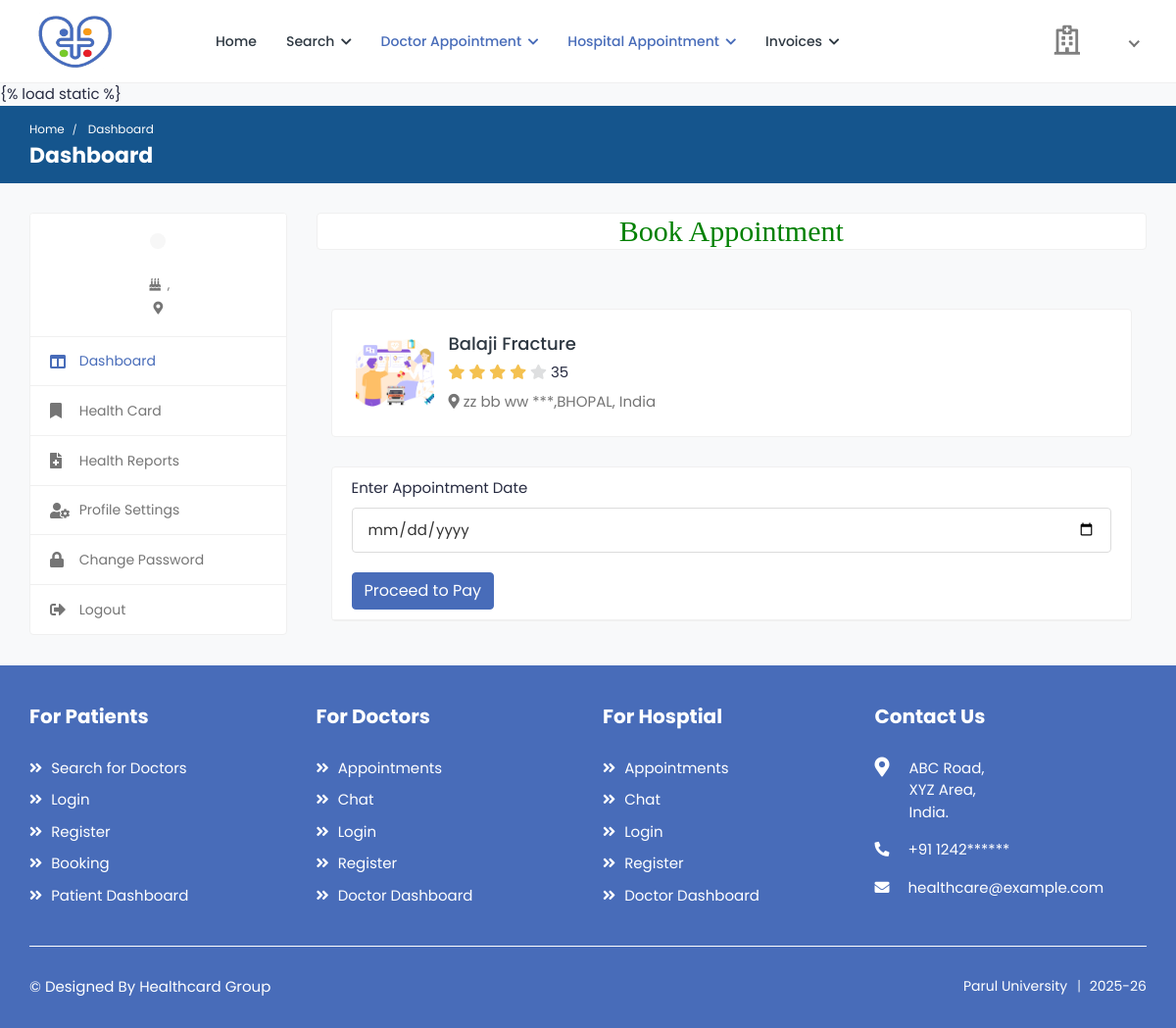
The app's page /hospital_appointment1 with its own data.
### health/models.py (models this page shows, shortened)
class Hospital(models.Model):
    status = models.CharField(max_length=100,null=True)
    user = models.ForeignKey(User, on_delete=models.CASCADE, null=True)
    mobile = models.CharField(max_length=10, null=True)
    name = models.CharField(max_length=100, null=True)
    nom_doctor = models.CharField(max_length=100, null=True)
    nom_beds = models.CharField(max_length=100, null=True)
    foundation_date = models.DateField(null=True)
    timing = models.CharField(max_length=100, null=True)
    owner_name = models.CharField(max_length=100, null=True)
    days_time = models.CharField(max_length=100, null=True)
    address = models.CharField(max_length=100, null=True)
    biography = models.TextField(null=True)
    image = models.FileField(null=True)

### health/views.py (the view)
# urls.py: path('hospital_appointment<int:pid>', hospital_appointment,name="hospital_appointment"),
def hospital_appointment(request,pid):
    hospital=Hospital.objects.get(id=pid)
    if request.method == "POST":
        a = request.POST['a_date']
        app=Hospital_Appointment.objects.create(hospital=hospital,patient=Patient.objects.get(user=request.user),a_date=a,status="pending",p_status="pending")
        messages.success(request,"Appointment Request Sent Successfully")
        return redirect("hospital_payment",app.id)
    d={'hospital':hospital}
    return render(request,'patient/hospital_appointment.html',d)

### health/templates/patient/hospital_appointment.html (shortened to what this page needs)
{% extends 'patient/sidebar.html' %}
{% load static %}
{% block b %}
<h2 style="font-family:roman;color:green" align="center" class="card">Book Appointment</h2>
<div class="content">
				<div class="container">
					<div class="row">
						<div class="col-12">
							<div class="card">
								<div class="card-body">
									<div class="booking-doc-info">
										<a href="doctor-profile.html" class="booking-doc-img">
											<img src="{{hospital.image.url}}" alt="User Image">
										</a>
										<div class="booking-info">
											<h4><a href="doctor-profile.html"> {{hospital.name}}</a></h4>
											<div class="rating">
												<i class="fas fa-star filled"></i>
												<i class="fas fa-star filled"></i>
												<i class="fas fa-star filled"></i>
												<i class="fas fa-star filled"></i>
												<i class="fas fa-star"></i>
												<span class="d-inline-block average-rating">35</span>
											</div>
											<p class="text-muted mb-0"><i class="fas fa-map-marker-alt"></i> {{hospital.address}}, India</p>
										</div>
									</div>
								</div>
							</div>
							<div class="card booking-schedule schedule-widget">
								<div class="schedule-header">
									<div class="row">
										<div class="col-md-12">
											<form action="" method="post">
												<div class="form-group">
													<label>Enter Appointment Date</label>
													<input type="date" class="form-control" name="a_date">
												</div>
                                                <button type="submit"  class="btn btn-primary submit-btn">Proceed to Pay</button>
							</div>
										</div>
									</div>
								</div>
                            </div>
						</div>
					</div>
				</div>
			</div>
		{% endblock %}

### records on screen
Hospital: image (picture), name "Balaji Fracture", address "zz bb ww ***,BHOPAL"
